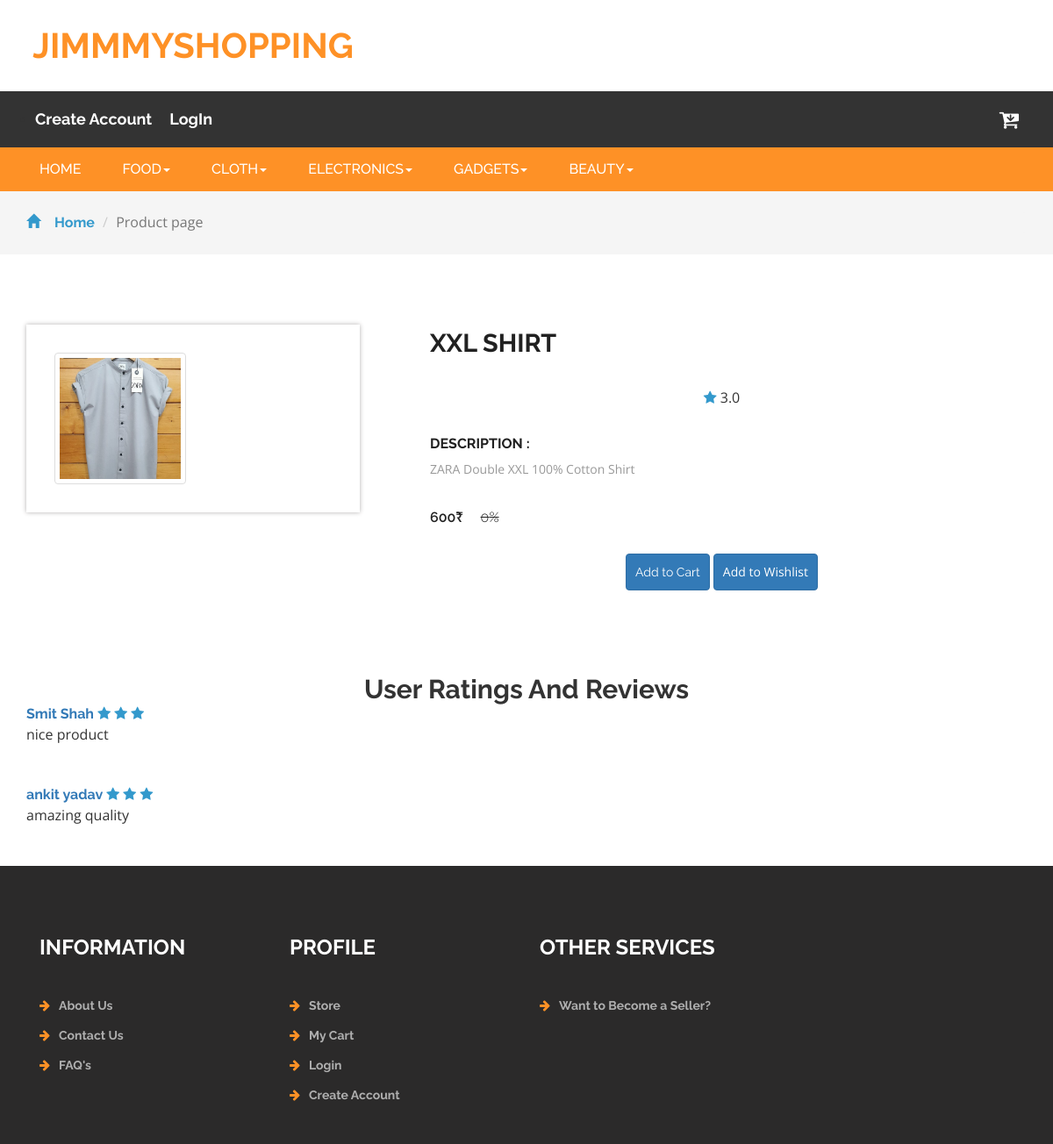
Page /user2/single.php?pid=29 on the committed database.
### tables this page shows
CREATE TABLE `tlbcategory` (
  `cate_id` int(11) NOT NULL,
  `cate_name` varchar(50) NOT NULL,
  `cate_status` tinyint(1) NOT NULL DEFAULT 0
);

CREATE TABLE `tblproduct_image` (
  `productimg_id` int(11) NOT NULL,
  `product_id` int(11) NOT NULL,
  `productimg_url` varchar(100) NOT NULL,
  `img_status` tinyint(1) NOT NULL,
  `default_img` tinyint(1) NOT NULL
);

CREATE TABLE `tblproduct_master` (
  `product_id` int(11) NOT NULL,
  `subcate_id` int(11) NOT NULL,
  `seller_id` int(11) NOT NULL,
  `product_name` varchar(100) NOT NULL,
  `company_name` varchar(100) NOT NULL,
  `product_type` varchar(20) DEFAULT NULL,
  `product_qty` int(11) NOT NULL,
  `product_price` double NOT NULL,
  `product_discount` float DEFAULT NULL,
  `gst` float DEFAULT NULL,
  `create_date` date NOT NULL,
  `modify_date` date DEFAULT NULL,
  `product_status` tinyint(1) NOT NULL
);

CREATE TABLE `tblproduct_details` (
  `productdetail_id` int(11) NOT NULL,
  `product_id` int(11) NOT NULL,
  `product_description` varchar(400) DEFAULT NULL
);

CREATE TABLE `tblreview_master` (
  `review_id` int(11) NOT NULL,
  `user_id` int(11) NOT NULL,
  `product_id` int(11) NOT NULL,
  `rating` int(11) NOT NULL,
  `review` varchar(300) DEFAULT NULL,
  `review_date` date NOT NULL,
  `review_status` int(11) NOT NULL
);

CREATE TABLE `tbluser_master` (
  `user_id` int(11) NOT NULL,
  `user_name` varchar(50) NOT NULL,
  `user_gen` varchar(8) NOT NULL,
  `state_id` int(11) NOT NULL,
  `city_id` int(11) NOT NULL,
  `user_email` varchar(100) NOT NULL,
  `user_phone` varchar(13) NOT NULL,
  `user_add` varchar(300) NOT NULL,
  `user_pass` varchar(10) NOT NULL,
  `user_pic` varchar(100) NOT NULL,
  `user_status` tinyint(1) NOT NULL,
  `regis_date` date NOT NULL,
  `user_otp` int(11) DEFAULT NULL
);

### user2/hhh.php (the view, shortened to what this page needs)
<!DOCTYPE html>
<html>
<head>
<link href="http://netdna.bootstrapcdn.com/bootstrap/3.2.0/css/bootstrap.min.css" rel="stylesheet">
<link href="css/bootstrap.css" rel="stylesheet" type="text/css" media="all" />
<link href="css/style.css" rel="stylesheet" type="text/css" media="all" />
<link href="css/font-awesome.css" rel="stylesheet">
</head>
<body>
<?php
include('conn.php');
?>
<div class="logo_products">
		<div class="container">
			<div class="w3ls_logo_products_left">
				<h1><a href="index.php">JimmmyShopping</a></h1>
			</div>
			<div class="clearfix"> </div>
		</div>
	</div>
	<div class="agileits_header">
	<div class="container">
			<div class="">
				<div class="nav navbar-nav">
					<ul>
					<table>
					<?php
					if(!isset($_SESSION['userid']))
					{
						?>
							<tr>
								<td style="padding:10px;"><li><a href="registered.php"><h4 style="color: white;">Create Account</h4></a></li></td>
								<td style="padding:10px;"><li><a href="login.php"><h4 style="color: white;">LogIn</h4></a></li></td>
							</tr>
						<?php
						}
						?>
						</table>
					</ul>
				</div>
			</div>
			<div class="product_list_header">
					<form action="checkout.php" method="post" class="last">
						<button class="w3view-cart" type="submit" name="submit" value=""><i class="fa fa-cart-arrow-down" aria-hidden="true"></i></button>
					</form>
			</div>
			<div class="clearfix"> </div>
		</div>
	</div>
	<div class="navigation-agileits">
		<div class="container">
			<nav class="navbar navbar-default">
							<div class="collapse navbar-collapse" id="bs-megadropdown-tabs">
								<ul class="nav navbar-nav">
									<li class="active"><a href="index.php" class="act">HOME</a></li>
									<?php
										$q=mysqli_query($conn,"select * from tlbcategory where cate_status=1");
										while($row=mysqli_fetch_array($q))
										{
									?>
									<li class="dropdown">
										<a href="#" class="dropdown-toggle" data-toggle="dropdown"><?php echo strtoupper($row['cate_name']); ?><b class="caret"></b></a>
									</li>
									<?php
									}
									?>
								</ul>
							</div>
							</nav>
			</div>
		</div>

### user2/single.php (shortened to what this page needs)
<?php
include('hhh.php');
$pid=$_GET['pid'];
$r=mysqli_query($conn,"select avg(rating) as avg from tblreview_master where product_id=$pid");
$rres=mysqli_fetch_assoc($r);
$q=mysqli_query($conn,"select * from tblproduct_master where product_id=$pid");
$row=mysqli_fetch_array($q);
$q2=mysqli_query($conn,"select * from tblproduct_image where product_id=$pid and default_img=1");
$row2=mysqli_fetch_array($q2);
$x2=$row2['productimg_url'];
$q3=mysqli_query($conn,"select * from tblproduct_details where product_id=$pid");
$row3=mysqli_fetch_array($q3);
$x=$row3['product_description'];
?>
<div class="breadcrumbs">
		<div class="container">
			<ol class="breadcrumb breadcrumb1 animated wow slideInLeft" data-wow-delay=".5s">
				<li><a href="index.php"><span class="glyphicon glyphicon-home" aria-hidden="true"></span>Home</a></li>
				<li class="active">Product page</li>
			</ol>
		</div>
	</div>
	<div class="products">
		<div class="container">
			<div class="agileinfo_single">
				<div class="col-md-4 agileinfo_single_left">
					<img id="example" src="images/<?php echo $x2;?>" alt=" " style="border: 1px solid #ddd; border-radius: 4px; padding: 5px; width: 150px;" class="img-responsive">
				</div>
				<div class="col-md-8 agileinfo_single_right">
				<h2><?php echo $row['product_name'];?></h2>
				<div class="stars">
				<i class="fa fa-star blue-star" aria-hidden="true"></i>
																<?php
																if($rres['avg']!=null){
																	echo number_format((float)$rres['avg'], 1, '.', '');
																}
																else{
																	echo "(No Ratings)";
																}
																?>
															</div>
					<div class="w3agile_description">
						<h4>Description :</h4>
						<p><?php echo $x;?></p>
					</div>
					<div class="snipcart-item block">
						<div class="snipcart-thumb agileinfo_single_right_snipcart">
							<h4 class="m-sing"><?php $p=$row['product_price']-($row['product_price'] * ($row['product_discount'] / 100)); echo $p; ?>₹ <span><?php echo $row['product_discount']; ?>%</span></h4>
						</div>
						<div class="snipcart-details">
							<form action="#" method="post">
									<a class="btn btn-primary" href="addtocart.php?pid=<?php echo $pid;?>" style="padding: 10px;">Add to Cart</a>
									<input type="submit" name="wishlist" value="Add to Wishlist" class="btn btn-primary" style="padding: 10px;">
							</form>
						</div>
					</div>
				</div>
				<div class="clearfix"> </div>
			</div>
		</div>
	</div>
<?php
$r1=mysqli_query($conn,"select * from tblreview_master where product_id=$pid");
$rres1=mysqli_num_rows($r1);
if($rres1>0)
{
	?>
<div class="container">
	<h2 class="text-center">User Ratings And Reviews</h2>
	</div>
	<?php
	while($rrow=mysqli_fetch_array($r1))
	{
		$count=1;
		$ruser=mysqli_query($conn,"select * from tbluser_master where user_id=".$rrow['user_id']);
		$urow=mysqli_fetch_array($ruser);
?>
<div class="container">
	<div class="card">
	    <div class="card-body">
	        <div class="row">
        	    <div class="col-md-10">
        	        <p>
        	            <a class="float-left" href="https://maniruzzaman-akash.blogspot.com/p/contact.html"><strong><?php echo $urow['user_name']; ?></strong></a>
						<?php while($count<=$rrow['rating'])
						{?>
        	            <span class="float-right"><i class="fa fa-star blue-star"></i></span>
						<?php
						$count++;
						}?>
        	       </p>
        	        <p><?php echo $rrow['review']; ?></p>
        	    </div>
	        </div>
	</div>
	</div>
</div>
<br><br>
<?php
	}
}
?>
    <?php
    include('fff.php');
?>

### user2/css/style.css (style rules this page uses)
html, body { font-size: 100%; font-family: 'Open Sans', sans-serif; background:#ffffff; }
ul li,ol li { font-size:14px; }
p { margin:0; }
h1,h2,h3,h4,h5,h6,a { font-family: 'Raleway', sans-serif; margin:0; font-weight:700; }
ul,label { margin:0; padding:0; }
input[type="submit"],#PPMiniCart .minicart-submit,.w3ls_vegetables ul li a,input[type="reset"],.agileinfo_mail_grid_left ul li a,.events_bottom_left2 ul li a,.w3ls_service_grids1_right a,ul.agileits_social_icons li a,.w3l_banner_nav_right_banner_pet a,.w3ls_w3l_banner_nav_right_grid_head_grid ul li a,.products-breadcrumb ul li a,.w3_footer_grid ul li a,.w3l_fresh_vegetables_grid ul li a,.wthree_footer_copy p a,.agile_top_brand_left_grid1 .button,.w3ls_logo_products_left1 ul.special_items li a,.w3ls_logo_products_left1 ul.phone_email li a { transition: .5s ease-in; -webkit-transition: .5s ease-in; -moz-transition: .5s ease-in; -o-transition: .5s ease-in; -ms-transition: .5s ease-in; }
.agileits_header { background: #333333; padding: 12px 0; }
button.w3view-cart { background: transparent; border: none; }
.logo_products { padding: 2em 0; }
.w3ls_logo_products_left { float: left; text-align: center; width: 33.33%; }
.w3ls_logo_products_left h1 a { font-size: 40px; color: #fe9126; text-decoration: none; text-transform: uppercase; display: block; line-height: 1; }
.navbar-default .navbar-nav > li > a { color: #fff; font-size: 16px; font-weight: 500; }
.navbar-default .navbar-nav > .active > a, .navbar-default .navbar-nav > .active > a:hover, .navbar-default .navbar-nav > .active > a:focus { background-color: transparent; color: #fff !important; }
.navbar-default .navbar-collapse, .navbar-default .navbar-form { border: none; }
.navbar { position: relative; min-height: 50px; margin-bottom: 10px; border: 1px solid transparent; }
.navbar-default { background: none; border: none; }
.navbar-collapse { padding: 0; }
.navigation-agileits { background: #fe9126; }
.navbar-nav > li { float: left; margin-left: 17px; }
.navbar-nav > li:nth-child(1) { margin-left: 0px; }
.navbar-collapse { padding: 0; box-shadow: none; }
.navbar { margin-bottom: 0; border: none; }
.w3view-cart { background: #3399cc; border: none; -webkit-border-radius: 50%; -moz-border-radius: 50%; -o-border-radius: 50%; -ms-border-radius: 50%; border-radius: 50%; width: 40px; height: 40px; text-align: center; outline: none; }
.w3view-cart i.fa { font-size: 24px; color: #ffffff; vertical-align: middle; }
.agile_top_brand_left_grid1 h4,.agileinfo_single_right_snipcart h4 { font-weight:600; font-size:1em; color:#212121; text-align: center; }
.agile_top_brand_left_grid1 h4 span,.agileinfo_single_right_snipcart h4 span { font-weight:300; text-decoration:line-through; padding-left:1em; }
.product_list_header { float: right; }
.snipcart-details { text-align: center; margin: 1.5em auto 1em; width:77%; }
.stars { text-align: center; margin-bottom: 13px; }
i.blue-star { color: #3399cc; }
.breadcrumb1 li span { left: 0em; padding-right: 1em; color: #3399cc; }
.breadcrumbs { padding: 1.5em 0; background: #f5f5f5; }
.breadcrumb { margin-bottom: 0 !important; padding: 0 !important; }
.breadcrumb1 li { font-size: 1em; color: #999; }
.breadcrumb1 li a { color: #3399cc; text-decoration: none; }
.agileinfo_single h2 { font-size: 1.8em; color: #212121; line-height: 1.5em; text-transform: uppercase; margin-bottom: 1em; }
.agileinfo_single_left { padding: 2em; box-shadow: 0px 0px 5px #b2afaf; }
.agileinfo_single_right { padding-left: 5em; }
.agileinfo_single_right_snipcart { margin:0 0 2em; }
.w3agile_description h4 { font-size:1em; color:#212121; text-transform:uppercase; }
.w3agile_description p { font-size:14px; color:#999; line-height:2em; margin:.5em 0 0; width:80%; }
.w3agile_description { margin: 2em 0; }
.products { padding: 5em 0; }
h4.m-sing { text-align: left; }
.glyphicon { position: relative; top: 1px; display: inline-block; font-family: 'Glyphicons Halflings'; font-style: normal; font-weight: 400; line-height: 1; -webkit-font-smoothing: antialiased; -moz-osx-font-smoothing: grayscale; color: #777; }

### rows in the picture
tlbcategory: cate_name "FOOD"
tlbcategory: cate_name "CLOTH"
tlbcategory: cate_name "ELECTRONICS"
tlbcategory: cate_name "GADGETS"
tlbcategory: cate_name "BEAUTY"
tblproduct_image: productimg_url (picture)
tblproduct_master: product_name "XXL SHIRT", product_price "600", product_discount "0"
tblproduct_details: product_description "ZARA Double XXL 100% Cotton Shirt"
tblreview_master: user.user_name "Smit Shah", rating 3 (drawn), review "nice product"
tblreview_master: user.user_name "ankit yadav", rating 3 (drawn), review "amazing quality"

### other values in the picture
$rres['avg'] "3.0"
